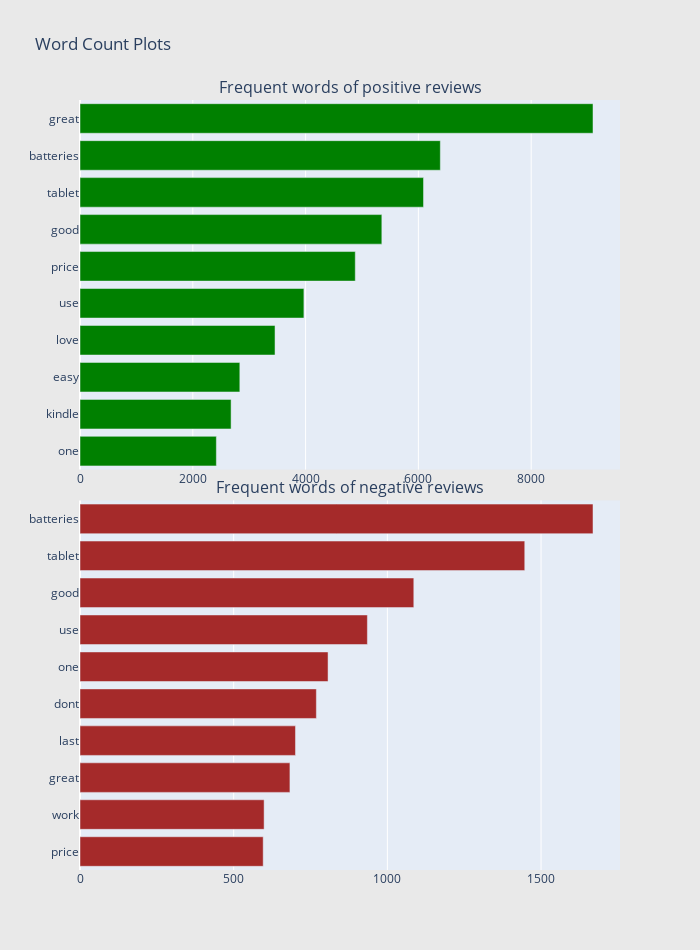

Notebook cell for this chart:
### Code cell
graph(n_gram=1)

### Figure 1 — Plotly figure (JSON) as saved in the notebook; plotly's stock layout.template omitted (floating-point values rounded to 4 significant figures)
{"data": [{"marker": {"color": "green"}, "orientation": "h", "showlegend": false, "type": "bar", "x": [2418, 2679, 2834, 3458, 3970, 4881, 5352, 6091, 6389, 9096], "xaxis": "x", "y": ["one", "kindle", "easy", "love", "use", "price", "good", "tablet", "batteries", "great"], "yaxis": "y"}, {"marker": {"color": "brown"}, "orientation": "h", "showlegend": false, "type": "bar", "x": [596, 599, 683, 701, 769, 807, 935, 1086, 1447, 1669], "xaxis": "x2", "y": ["price", "work", "great", "last", "dont", "one", "use", "good", "tablet", "batteries"], "yaxis": "y2"}], "layout": {"annotations": [{"font": {"size": 16}, "showarrow": false, "text": "Frequent words of positive reviews", "x": 0.5, "xanchor": "center", "xref": "paper", "y": 1, "yanchor": "bottom", "yref": "paper"}, {"font": {"size": 16}, "showarrow": false, "text": "Frequent words of negative reviews", "x": 0.5, "xanchor": "center", "xref": "paper", "y": 0.48, "yanchor": "bottom", "yref": "paper"}], "height": 950, "paper_bgcolor": "rgb(233,233,233)", "title": {"text": "Word Count Plots"}, "width": 700, "xaxis": {"anchor": "y", "domain": [0, 1]}, "xaxis2": {"anchor": "y2", "domain": [0, 1]}, "yaxis": {"anchor": "x", "domain": [0.52, 1]}, "yaxis2": {"anchor": "x2", "domain": [0, 0.48]}}}
